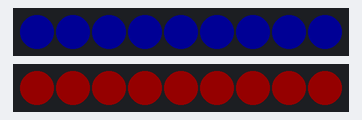
The sketch below on a simulated Arduino Uno, built with avr-gcc and run on an emulated ATmega328P. Shown: 2 × 9 RGB LEDs in strip order, left to right. Dim RGB values are drawn brighter than linear.

Above: at 0.1 s.
At 2.01 s:
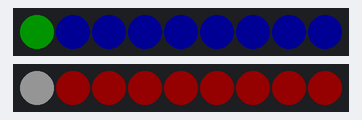
At 2.41 s:
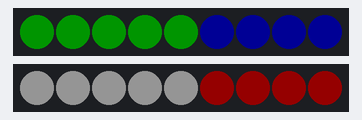
At 3.0 s:
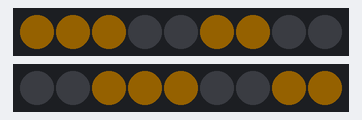
At 3.5 s:
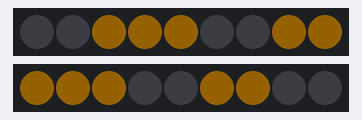

The sketch:

LED_test.ino
```cpp
#include <microLED.h>

const int back_LED_pin = 9, front_LED_pin = 10;
const int LED_amount = 9;

microLED<LED_amount, back_LED_pin, MLED_NO_CLOCK, LED_WS2812, ORDER_GRB, CLI_AVER> back_LED;
microLED<LED_amount, front_LED_pin, MLED_NO_CLOCK, LED_WS2812, ORDER_GRB, CLI_AVER> front_LED;

void right_arrors_light(long int colour){
  back_LED.clear();
  back_LED.fill(7, 8, colour);
  back_LED.fill(2, 4, colour);
  back_LED.setBrightness(20);

  front_LED.clear();
  front_LED.fill(0, 2, colour);
  front_LED.fill(5, 6, colour);
  front_LED.setBrightness(20);

  back_LED.show();
  front_LED.show();
  return;
  }

void left_arrors_light(long int colour){
  front_LED.clear();
  front_LED.fill(7, 8, colour);
  front_LED.fill(2, 4, colour);
  front_LED.setBrightness(20);

  back_LED.clear();
  back_LED.fill(0, 2, colour);
  back_LED.fill(5, 6, colour);
  back_LED.setBrightness(20);

  back_LED.show();
  front_LED.show();
  return;
  }


void setup() {
  front_LED.setBrightness(20);
  front_LED.fill(0x0000FF); // blue
  front_LED.show();

  back_LED.setBrightness(20);
  back_LED.fill(0xFF0000); // red
  back_LED.show();

  delay(2000);

  for (int i = 0; i < LED_amount; i++){
    front_LED.leds[i] = mRGB(0, 255, 0); //green
    front_LED.show();
    back_LED.leds[i] = mRGB(255, 255, 255); //white
    back_LED.show();
    delay(100);
    }


  }

void loop() {
  right_arrors_light(0xFFA500); // orange
  delay(500);
  left_arrors_light(0xFFA500);
  delay(500);
  }
```

Measured:
- what the display in image 3 shows lasts 0.5 s, from 2.9 s to 3.4 s
